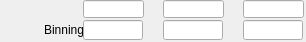
   <widget class="caFrame" name="caFrame_3">
    <property name="geometry">
     <rect>
      <x>432</x>
      <y>272</y>
      <width>306</width>
      <height>42</height>
     </rect>
    </property>
    <widget class="caLabel" name="caLabel_12">
     <property name="geometry">
      <rect>
       <x>0</x>
       <y>20</y>
       <width>84</width>
       <height>20</height>
      </rect>
     </property>
     <property name="frameShape">
      <enum>QFrame::NoFrame</enum>
     </property>
     <property name="text">
      <string>Binning</string>
     </property>
     <property name="alignment">
      <set>Qt::AlignAbsolute|Qt::AlignRight|Qt::AlignTrailing|Qt::AlignVCenter</set>
     </property>
     <property name="fontScaleMode">
      <enum>ESimpleLabel::WidthAndHeight</enum>
     </property>
     <property name="foreground">
      <color>
       <red>0</red>
       <green>0</green>
       <blue>0</blue>
      </color>
     </property>
     <property name="background">
      <color alpha="0">
       <red>0</red>
       <green>0</green>
       <blue>0</blue>
      </color>
     </property>
    </widget>
    <widget class="caTextEntry" name="caTextEntry_2">
     <property name="geometry">
      <rect>
       <x>163</x>
       <y>20</y>
       <width>60</width>
       <height>20</height>
      </rect>
     </property>
     <property name="channel" stdset="0">
      <string>$(P)$(R)BinY</string>
     </property>
     <property name="foreground">
      <color>
       <red>0</red>
       <green>0</green>
       <blue>0</blue>
      </color>
     </property>
     <property name="background">
      <color>
       <red>115</red>
       <green>223</green>
       <blue>255</blue>
      </color>
     </property>
     <property name="colorMode">
      <enum>caLineEdit::Static</enum>
     </property>
     <property name="precisionMode">
      <enum>caLineEdit::Channel</enum>
     </property>
     <property name="limitsMode">
      <enum>caLineEdit::Channel</enum>
     </property>
     <property name="maxValue">
      <double>1.000000000000000</double>
     </property>
     <property name="minValue">
      <double>0.000000000000000</double>
     </property>
     <property name="fontScaleMode" stdset="0">
      <enum>caLineEdit::WidthAndHeight</enum>
     </property>
     <property name="formatType">
      <enum>caLineEdit::decimal</enum>
     </property>
    </widget>
    <widget class="caLineEdit" name="caLineEdit_12">
     <property name="geometry">
      <rect>
       <x>163</x>
       <y>0</y>
       <width>61</width>
       <height>18</height>
      </rect>
     </property>
     <property name="alignment">
      <set>Qt::AlignAbsolute|Qt::AlignCenter|Qt::AlignHCenter|Qt::AlignVCenter</set>
     </property>
     <property name="channel" stdset="0">
      <string>$(P)$(R)BinY_RBV</string>
     </property>
     <property name="foreground">
      <color>
       <red>10</red>
       <green>0</green>
       <blue>184</blue>
      </color>
     </property>
     <property name="background">
      <color>
       <red>187</red>
       <green>187</green>
       <blue>187</blue>
      </color>
     </property>
     <property name="colorMode">
      <enum>caLineEdit::Static</enum>
     </property>
     <property name="precisionMode">
      <enum>caLineEdit::Channel</enum>
     </property>
     <property name="limitsMode">
      <enum>caLineEdit::Channel</enum>
     </property>
     <property name="maxValue">
      <double>1.000000000000000</double>
     </property>
     <property name="minValue">
      <double>0.000000000000000</double>
     </property>
     <property name="fontScaleMode" stdset="0">
      <enum>caLineEdit::WidthAndHeight</enum>
     </property>
     <property name="formatType">
      <enum>caLineEdit::decimal</enum>
     </property>
    </widget>
    <widget class="caTextEntry" name="caTextEntry_3">
     <property name="geometry">
      <rect>
       <x>243</x>
       <y>20</y>
       <width>60</width>
       <height>20</height>
      </rect>
     </property>
     <property name="channel" stdset="0">
      <string>$(P)$(R)BinZ</string>
     </property>
     <property name="foreground">
      <color>
       <red>0</red>
       <green>0</green>
       <blue>0</blue>
      </color>
     </property>
     <property name="background">
      <color>
       <red>115</red>
       <green>223</green>
       <blue>255</blue>
      </color>
     </property>
     <property name="colorMode">
      <enum>caLineEdit::Static</enum>
     </property>
     <property name="precisionMode">
      <enum>caLineEdit::Channel</enum>
     </property>
     <property name="limitsMode">
      <enum>caLineEdit::Channel</enum>
     </property>
     <property name="maxValue">
      <double>1.000000000000000</double>
     </property>
     <property name="minValue">
      <double>0.000000000000000</double>
     </property>
     <property name="fontScaleMode" stdset="0">
      <enum>caLineEdit::WidthAndHeight</enum>
     </property>
     <property name="formatType">
      <enum>caLineEdit::decimal</enum>
     </property>
    </widget>
    <widget class="caLineEdit" name="caLineEdit_13">
     <property name="geometry">
      <rect>
       <x>243</x>
       <y>0</y>
       <width>61</width>
       <height>18</height>
      </rect>
     </property>
     <property name="alignment">
      <set>Qt::AlignAbsolute|Qt::AlignCenter|Qt::AlignHCenter|Qt::AlignVCenter</set>
     </property>
     <property name="channel" stdset="0">
      <string>$(P)$(R)BinZ_RBV</string>
     </property>
     <property name="foreground">
      <color>
       <red>10</red>
       <green>0</green>
       <blue>184</blue>
      </color>
     </property>
     <property name="background">
      <color>
       <red>187</red>
       <green>187</green>
       <blue>187</blue>
      </color>
     </property>
     <property name="colorMode">
      <enum>caLineEdit::Static</enum>
     </property>
     <property name="precisionMode">
      <enum>caLineEdit::Channel</enum>
     </property>
     <property name="limitsMode">
      <enum>caLineEdit::Channel</enum>
     </property>
     <property name="maxValue">
      <double>1.000000000000000</double>
     </property>
     <property name="minValue">
      <double>0.000000000000000</double>
     </property>
     <property name="fontScaleMode" stdset="0">
      <enum>caLineEdit::WidthAndHeight</enum>
     </property>
     <property name="formatType">
      <enum>caLineEdit::decimal</enum>
     </property>
    </widget>
    <widget class="caTextEntry" name="caTextEntry_4">
     <property name="geometry">
      <rect>
       <x>83</x>
       <y>20</y>
       <width>60</width>
       <height>20</height>
      </rect>
     </property>
     <property name="channel" stdset="0">
      <string>$(P)$(R)BinX</string>
     </property>
     <property name="foreground">
      <color>
       <red>0</red>
       <green>0</green>
       <blue>0</blue>
      </color>
     </property>
     <property name="background">
      <color>
       <red>115</red>
       <green>223</green>
       <blue>255</blue>
      </color>
     </property>
     <property name="colorMode">
      <enum>caLineEdit::Static</enum>
     </property>
     <property name="precisionMode">
      <enum>caLineEdit::Channel</enum>
     </property>
     <property name="limitsMode">
      <enum>caLineEdit::Channel</enum>
     </property>
     <property name="maxValue">
      <double>1.000000000000000</double>
     </property>
     <property name="minValue">
      <double>0.000000000000000</double>
     </property>
     <property name="fontScaleMode" stdset="0">
      <enum>caLineEdit::WidthAndHeight</enum>
     </property>
     <property name="formatType">
      <enum>caLineEdit::decimal</enum>
     </property>
    </widget>
    <widget class="caLineEdit" name="caLineEdit_14">
     <property name="geometry">
      <rect>
       <x>83</x>
       <y>0</y>
       <width>61</width>
       <height>18</height>
      </rect>
     </property>
     <property name="alignment">
      <set>Qt::AlignAbsolute|Qt::AlignCenter|Qt::AlignHCenter|Qt::AlignVCenter</set>
     </property>
     <property name="channel" stdset="0">
      <string>$(P)$(R)BinX_RBV</string>
     </property>
     <property name="foreground">
      <color>
       <red>10</red>
       <green>0</green>
       <blue>184</blue>
      </color>
     </property>
     <property name="background">
      <color>
       <red>187</red>
       <green>187</green>
       <blue>187</blue>
      </color>
     </property>
     <property name="colorMode">
      <enum>caLineEdit::Static</enum>
     </property>
     <property name="precisionMode">
      <enum>caLineEdit::Channel</enum>
     </property>
     <property name="limitsMode">
      <enum>caLineEdit::Channel</enum>
     </property>
     <property name="maxValue">
      <double>1.000000000000000</double>
     </property>
     <property name="minValue">
      <double>0.000000000000000</double>
     </property>
     <property name="fontScaleMode" stdset="0">
      <enum>caLineEdit::WidthAndHeight</enum>
     </property>
     <property name="formatType">
      <enum>caLineEdit::decimal</enum>
     </property>
    </widget>
   </widget>
